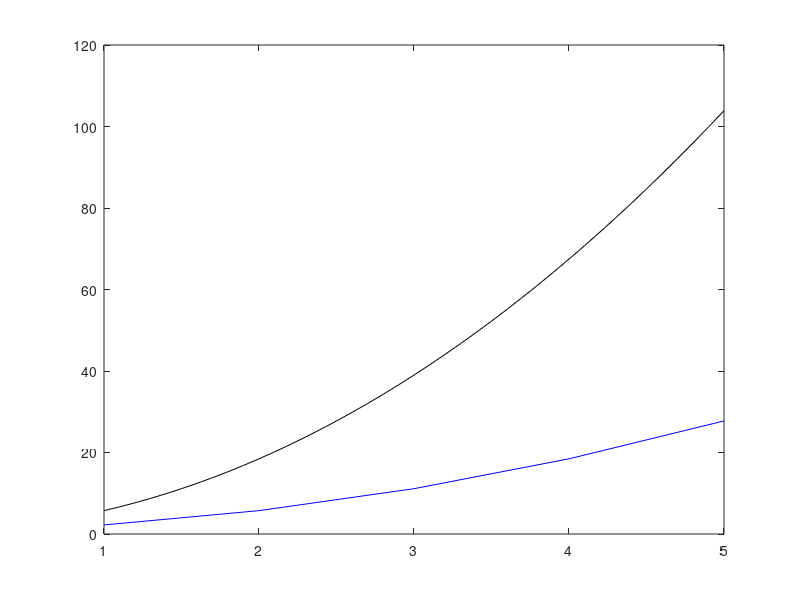

Recreate this plot in MATLAB.
clc
clear all
close all

t=1:5;
yp=[2.2247 5.7321 11.1213 18.4495 27.7386];
u=[.5 1 1.5 2 2.5];
t=t';
yp=yp';
vo=yp;
u=u';

phi=[u.^(1/2) u.^(2)];

theta=inv(phi'*phi)*phi'*yp;
tm=1:0.1:5;
tm=tm';

ym=theta(1)*tm.^(1/2)+theta(2)*tm.^(2);
plot(t,vo,'b',tm,ym,'k')

a=theta(1)^2
b=theta(2)-1
